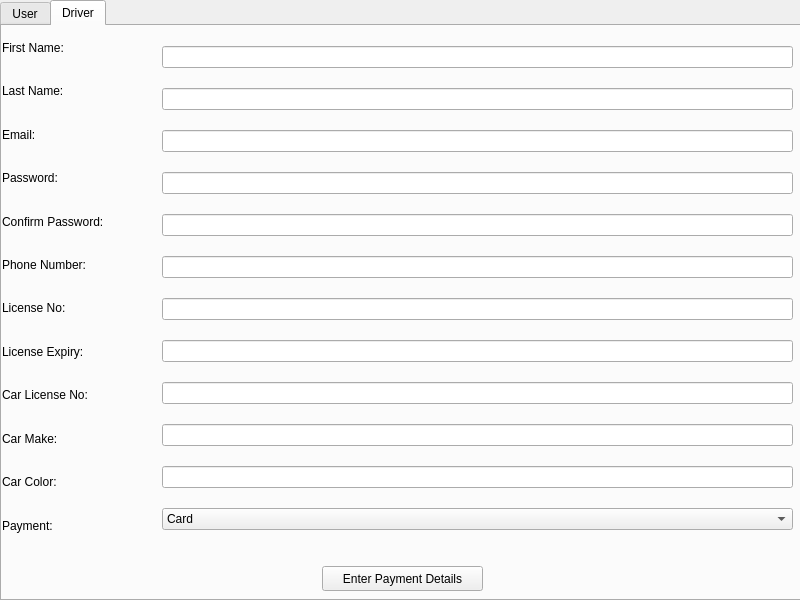
<?xml version="1.0" encoding="UTF-8"?>
<ui version="4.0">
 <class>MainWindow</class>
 <widget class="QWidget" name="MainWindow">
  <property name="geometry">
   <rect>
    <x>0</x>
    <y>0</y>
    <width>800</width>
    <height>600</height>
   </rect>
  </property>
  <property name="windowTitle">
   <string>MainWindow</string>
  </property>
  <widget class="QTabWidget" name="tabWidget">
   <property name="geometry">
    <rect>
     <x>0</x>
     <y>0</y>
     <width>801</width>
     <height>601</height>
    </rect>
   </property>
   <property name="currentIndex">
    <number>1</number>
   </property>
   <widget class="QWidget" name="User_Registration">
    <attribute name="title">
     <string>User</string>
    </attribute>
    <widget class="QWidget" name="verticalLayoutWidget">
     <property name="geometry">
      <rect>
       <x>0</x>
       <y>0</y>
       <width>171</width>
       <height>511</height>
      </rect>
     </property>
     <layout class="QVBoxLayout" name="verticalLayout_3">
      <property name="spacing">
       <number>0</number>
      </property>
      <property name="topMargin">
       <number>30</number>
      </property>
      <property name="bottomMargin">
       <number>10</number>
      </property>
      <item>
       <widget class="QLabel" name="label_2">
        <property name="text">
         <string>Fisrt Name</string>
        </property>
       </widget>
      </item>
      <item>
       <widget class="QLabel" name="label">
        <property name="text">
         <string>Lastname</string>
        </property>
       </widget>
      </item>
      <item>
       <widget class="QLabel" name="label_4">
        <property name="text">
         <string>Email</string>
        </property>
       </widget>
      </item>
      <item>
       <widget class="QLabel" name="label_3">
        <property name="text">
         <string>Password</string>
        </property>
       </widget>
      </item>
      <item>
       <widget class="QLabel" name="label_5">
        <property name="text">
         <string>Confirm Password</string>
        </property>
       </widget>
      </item>
      <item>
       <widget class="QLabel" name="label_13">
        <property name="text">
         <string>Phone Number:</string>
        </property>
       </widget>
      </item>
      <item>
       <widget class="QLabel" name="label_6">
        <property name="text">
         <string>Payment Method</string>
        </property>
       </widget>
      </item>
     </layout>
    </widget>
    <widget class="QWidget" name="verticalLayoutWidget_2">
     <property name="geometry">
      <rect>
       <x>180</x>
       <y>0</y>
       <width>611</width>
       <height>531</height>
      </rect>
     </property>
     <layout class="QVBoxLayout" name="verticalLayout_4">
      <property name="spacing">
       <number>0</number>
      </property>
      <item>
       <widget class="QLineEdit" name="lineEdit_2"/>
      </item>
      <item>
       <widget class="QLineEdit" name="lineEdit_5"/>
      </item>
      <item>
       <widget class="QLineEdit" name="lineEdit_4"/>
      </item>
      <item>
       <widget class="QLineEdit" name="lineEdit_3"/>
      </item>
      <item>
       <widget class="QLineEdit" name="lineEdit"/>
      </item>
      <item>
       <widget class="QLineEdit" name="lineEdit_6"/>
      </item>
      <item>
       <widget class="QComboBox" name="comboBox">
        <item>
         <property name="text">
          <string>Card</string>
         </property>
        </item>
        <item>
         <property name="text">
          <string>PayPal</string>
         </property>
        </item>
       </widget>
      </item>
     </layout>
    </widget>
    <widget class="QPushButton" name="User_Registration_Submit_Button">
     <property name="geometry">
      <rect>
       <x>320</x>
       <y>540</y>
       <width>161</width>
       <height>25</height>
      </rect>
     </property>
     <property name="text">
      <string>Enter Payment Details</string>
     </property>
    </widget>
   </widget>
   <widget class="QWidget" name="Driver_Registration">
    <attribute name="title">
     <string>Driver</string>
    </attribute>
    <widget class="QWidget" name="verticalLayoutWidget_3">
     <property name="geometry">
      <rect>
       <x>0</x>
       <y>0</y>
       <width>160</width>
       <height>521</height>
      </rect>
     </property>
     <layout class="QVBoxLayout" name="verticalLayout_5">
      <property name="spacing">
       <number>0</number>
      </property>
      <item>
       <widget class="QLabel" name="label_8">
        <property name="text">
         <string>First Name:</string>
        </property>
       </widget>
      </item>
      <item>
       <widget class="QLabel" name="label_7">
        <property name="text">
         <string>Last Name:</string>
        </property>
       </widget>
      </item>
      <item>
       <widget class="QLabel" name="label_9">
        <property name="text">
         <string>Email:</string>
        </property>
       </widget>
      </item>
      <item>
       <widget class="QLabel" name="label_10">
        <property name="text">
         <string>Password:</string>
        </property>
       </widget>
      </item>
      <item>
       <widget class="QLabel" name="label_11">
        <property name="text">
         <string>Confirm Password:</string>
        </property>
       </widget>
      </item>
      <item>
       <widget class="QLabel" name="label_12">
        <property name="text">
         <string>Phone Number:</string>
        </property>
       </widget>
      </item>
      <item>
       <widget class="QLabel" name="label_14">
        <property name="text">
         <string>License No:</string>
        </property>
       </widget>
      </item>
      <item>
       <widget class="QLabel" name="label_15">
        <property name="text">
         <string>License Expiry:</string>
        </property>
       </widget>
      </item>
      <item>
       <widget class="QLabel" name="label_16">
        <property name="text">
         <string>Car License No:</string>
        </property>
       </widget>
      </item>
      <item>
       <widget class="QLabel" name="label_17">
        <property name="text">
         <string>Car Make:</string>
        </property>
       </widget>
      </item>
      <item>
       <widget class="QLabel" name="label_18">
        <property name="text">
         <string>Car Color:</string>
        </property>
       </widget>
      </item>
      <item>
       <widget class="QLabel" name="label_19">
        <property name="text">
         <string>Payment:</string>
        </property>
       </widget>
      </item>
     </layout>
    </widget>
    <widget class="QWidget" name="verticalLayoutWidget_4">
     <property name="geometry">
      <rect>
       <x>160</x>
       <y>0</y>
       <width>631</width>
       <height>531</height>
      </rect>
     </property>
     <layout class="QVBoxLayout" name="verticalLayout_6">
      <property name="spacing">
       <number>0</number>
      </property>
      <item>
       <widget class="QLineEdit" name="lineEdit_8"/>
      </item>
      <item>
       <widget class="QLineEdit" name="lineEdit_14"/>
      </item>
      <item>
       <widget class="QLineEdit" name="lineEdit_15"/>
      </item>
      <item>
       <widget class="QLineEdit" name="lineEdit_16"/>
      </item>
      <item>
       <widget class="QLineEdit" name="lineEdit_17"/>
      </item>
      <item>
       <widget class="QLineEdit" name="lineEdit_13"/>
      </item>
      <item>
       <widget class="QLineEdit" name="lineEdit_12"/>
      </item>
      <item>
       <widget class="QLineEdit" name="lineEdit_11"/>
      </item>
      <item>
       <widget class="QLineEdit" name="lineEdit_10"/>
      </item>
      <item>
       <widget class="QLineEdit" name="lineEdit_9"/>
      </item>
      <item>
       <widget class="QLineEdit" name="lineEdit_7"/>
      </item>
      <item>
       <widget class="QComboBox" name="comboBox_2">
        <item>
         <property name="text">
          <string>Card</string>
         </property>
        </item>
        <item>
         <property name="text">
          <string>PayPal</string>
         </property>
        </item>
       </widget>
      </item>
     </layout>
    </widget>
    <widget class="QPushButton" name="Driver_Registration_submit_Button">
     <property name="geometry">
      <rect>
       <x>320</x>
       <y>540</y>
       <width>161</width>
       <height>25</height>
      </rect>
     </property>
     <property name="text">
      <string>Enter Payment Details</string>
     </property>
    </widget>
   </widget>
  </widget>
 </widget>
 <resources/>
 <connections/>
</ui>
